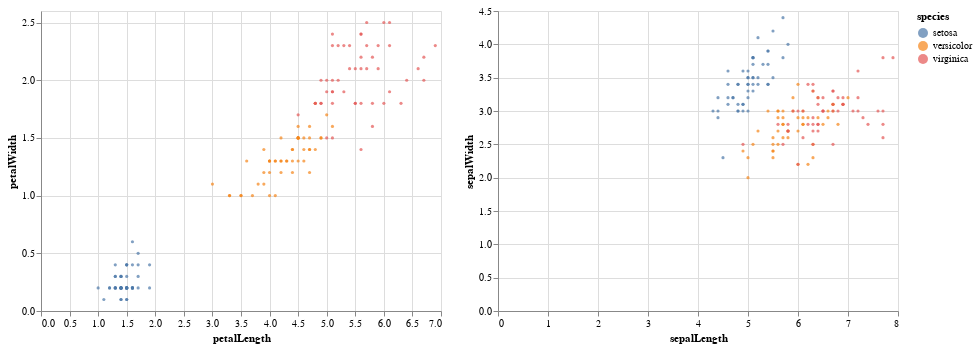

Source (notebook cell):
### Markdown cell above
Pretty cool, no? We can add selections to our interactive graphs!

Altair also let's us easily concatenate multiple charts in both directions by overloading the binary operators `|` and `&`

### Code cell
brush = alt.selection_interval(empty='none')

chart = alt.Chart(iris).encode(
    color='species',
    size=alt.condition(brush, alt.value(80), alt.value(10))
).add_selection(
    brush
).mark_circle()

chart.encode(x='petalLength', y='petalWidth') | chart.encode(x='sepalLength', y='sepalWidth')

### Figure 1 — Vega-Lite specification as saved in the notebook (floating-point values rounded to 4 significant figures; data arrays with more than 128 entries replaced by an {"elided": "..."} marker saying what was removed)
{"$schema": "https://vega.github.io/schema/vega-lite/v3.4.0.json", "config": {"mark": {"tooltip": null}, "view": {"height": 300, "width": 400}}, "data": {"name": "data-a264acbd6e539a8b3afc0cb5f240fb57"}, "datasets": {"data-a264acbd6e539a8b3afc0cb5f240fb57": {"elided": "150 records"}}, "hconcat": [{"encoding": {"color": {"field": "species", "type": "nominal"}, "size": {"condition": {"selection": "selector002", "value": 80}, "value": 10}, "x": {"field": "petalLength", "type": "quantitative"}, "y": {"field": "petalWidth", "type": "quantitative"}}, "mark": "circle", "selection": {"selector002": {"empty": "none", "type": "interval"}}}, {"encoding": {"color": {"field": "species", "type": "nominal"}, "size": {"condition": {"selection": "selector002", "value": 80}, "value": 10}, "x": {"field": "sepalLength", "type": "quantitative"}, "y": {"field": "sepalWidth", "type": "quantitative"}}, "mark": "circle", "selection": {"selector002": {"empty": "none", "type": "interval"}}}]}
